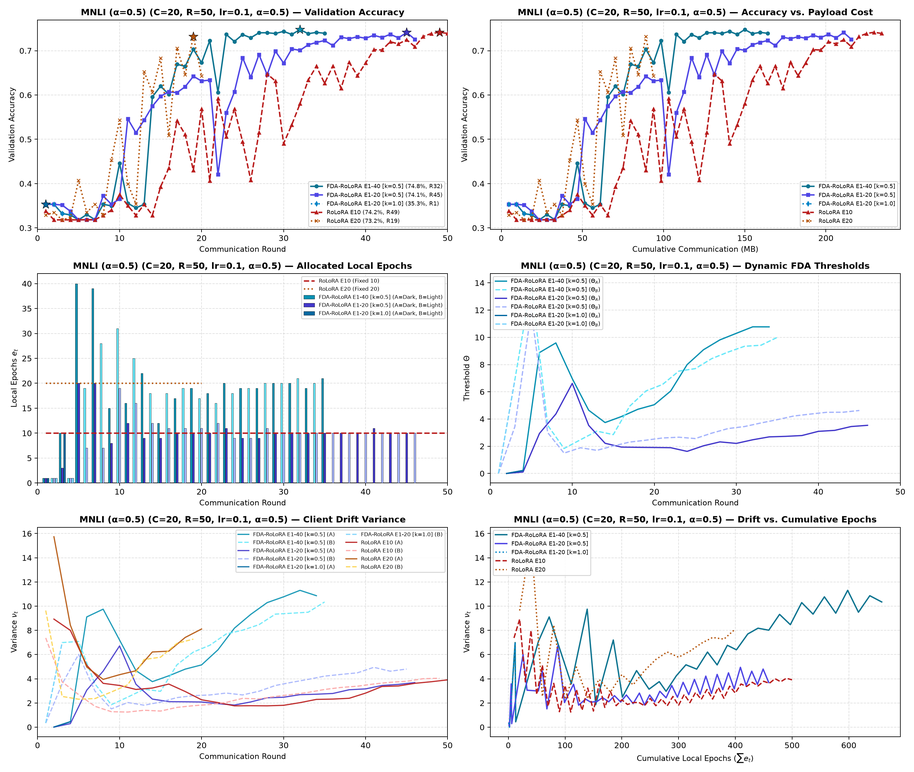
#> input picture thesis/figures/17_MNLI_C20_R50_LR0.1_A0.5_all6_telemetry_stacked.png, 914 x 772 px, shrunk from 2880 x 2430 before the run, found by its file name
$ python test_crop.py
#> lines starting #> are read from the running program, lines starting #| are printed output that depends on the picture
from PIL import Image
import numpy as np

im = Image.open('thesis/figures/17_MNLI_C20_R50_LR0.1_A0.5_all6_telemetry_stacked.png')
#> im is the input picture: PIL image 914x772 RGB; mean R, G, B 240.9, 241.4, 243.5
w, h = im.size
#> w = 914; h = 772

# The 6 subplots in a 3x2 grid:
# row 0: y from 0 to h/3
# row 1: y from h/3 to 2*h/3
# row 2: y from 2*h/3 to h
# col 0: x from 0 to w/2
# col 1: x from w/2 to w

panels = [
    ("1_accuracy", (0, 0, w//2, h//3)),
    ("4_accuracy_vs_cost", (w//2, 0, w, h//3)),
    ("2_allocated_epochs", (0, h//3, w//2, 2*h//3)),
    ("5_fda_threshold", (w//2, h//3, w, 2*h//3)),
    ("3_client_variance", (0, 2*h//3, w//2, h)),
    ("6_variance_vs_epoch", (w//2, 2*h//3, w, h)),
]

import os
os.makedirs('scratch/test_crop_17', exist_ok=True)
for name, bbox in panels:
    crop_im = im.crop(bbox)
    crop_im.save(f'scratch/test_crop_17/17_MNLI_C20_R50_LR0.1_A0.5_{name}.png')
#> this loop made 6 passes
#> pass 1, `crop_im = im.crop(bbox)`:
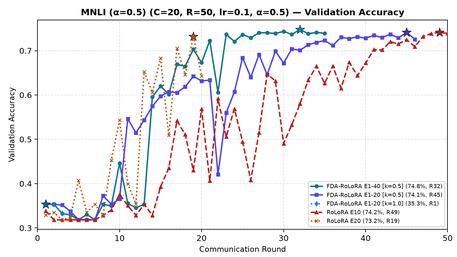
#> crop_im: PIL image 457x257 RGB; mean R, G, B 242.3, 240.6, 242.6
#> pass 2, `crop_im = im.crop(bbox)`:
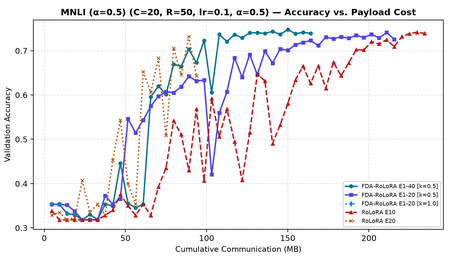
#> crop_im: PIL image 457x257 RGB; mean R, G, B 242.7, 241, 243
#> pass 3, `crop_im = im.crop(bbox)`:
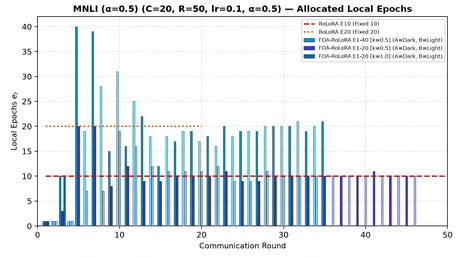
#> crop_im: PIL image 457x257 RGB; mean R, G, B 227.6, 233.5, 238.5
#> after the loop:
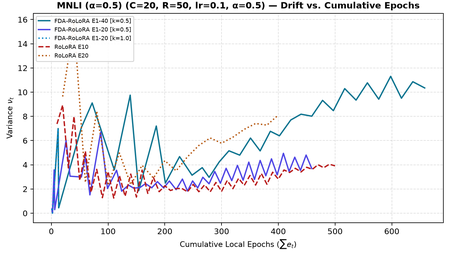
#> crop_im: PIL image 457x258 RGB; mean R, G, B 242.9, 242.8, 244.4
print("Cropped panels saved to scratch/test_crop_17")

$ run again, with thesis/figures/01_MNLI_C20_R50_LR0.1_all6_telemetry_stacked.png copied over thesis/figures/17_MNLI_C20_R50_LR0.1_A0.5_all6_telemetry_stacked.png
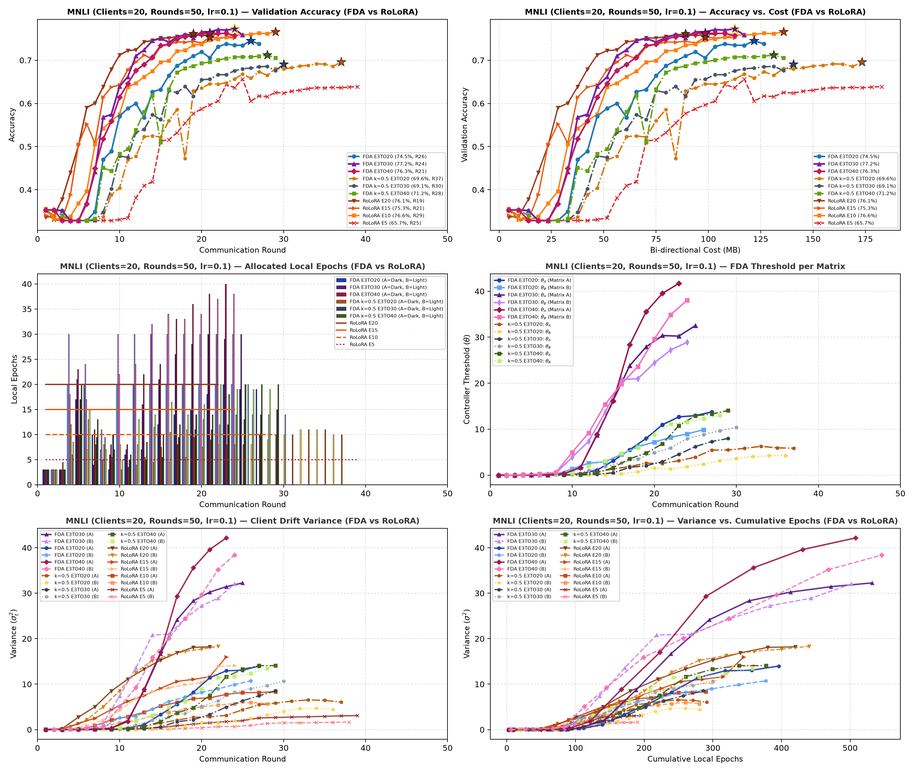
#> input picture thesis/figures/01_MNLI_C20_R50_LR0.1_all6_telemetry_stacked.png, 914 x 772 px, shrunk from 2880 x 2430 before the run, found by its file name
#> im is the input picture: PIL image 914x772 RGBA; mean R, G, B, A 241.4, 238.3, 238.4, 255
#> the loop `for name, bbox in panels:` made 6 passes
#> pass 1, `crop_im = im.crop(bbox)`:
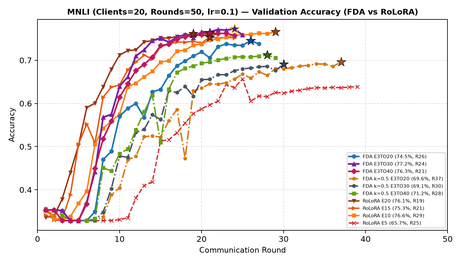
#> crop_im: PIL image 457x257 RGBA; mean R, G, B, A 243.3, 239.4, 238.3, 255
#> after the loop `for name, bbox in panels:`:
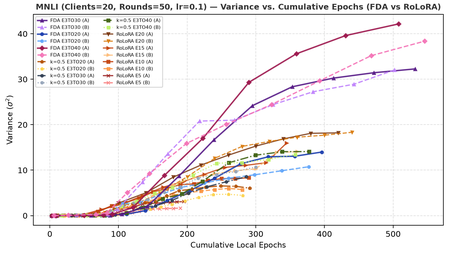
#> crop_im: PIL image 457x258 RGBA; mean R, G, B, A 243.9, 241.2, 241.8, 255

$ run again, with thesis/figures/03_MNLI_C50_R30_LR0.1_all6_telemetry_stacked.png copied over thesis/figures/17_MNLI_C20_R50_LR0.1_A0.5_all6_telemetry_stacked.png
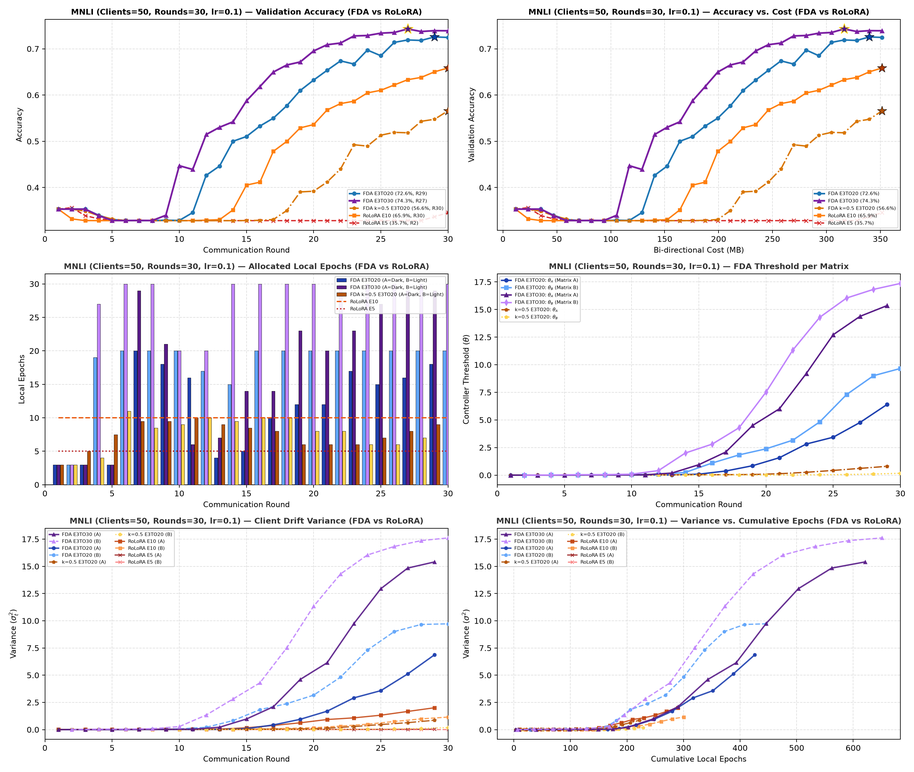
#> input picture thesis/figures/03_MNLI_C50_R30_LR0.1_all6_telemetry_stacked.png, 914 x 772 px, shrunk from 2880 x 2430 before the run, found by its file name
#> im is the input picture: PIL image 914x772 RGBA; mean R, G, B, A 240.4, 238.4, 241.7, 255
#> the loop `for name, bbox in panels:` made 6 passes
#> pass 1, `crop_im = im.crop(bbox)`:
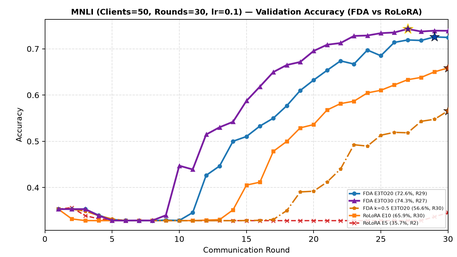
#> crop_im: PIL image 457x257 RGBA; mean R, G, B, A 246, 244.1, 244.5, 255
#> after the loop `for name, bbox in panels:`:
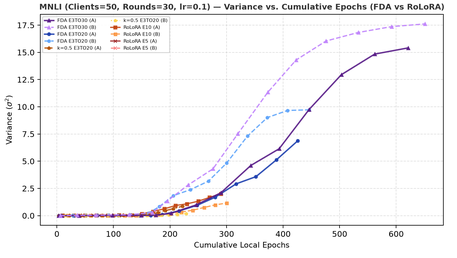
#> crop_im: PIL image 457x258 RGBA; mean R, G, B, A 246.4, 245.6, 246.7, 255

$ run again, with thesis/figures/05_QNLI_C20_R50_LR0.1_all6_telemetry_stacked.png copied over thesis/figures/17_MNLI_C20_R50_LR0.1_A0.5_all6_telemetry_stacked.png
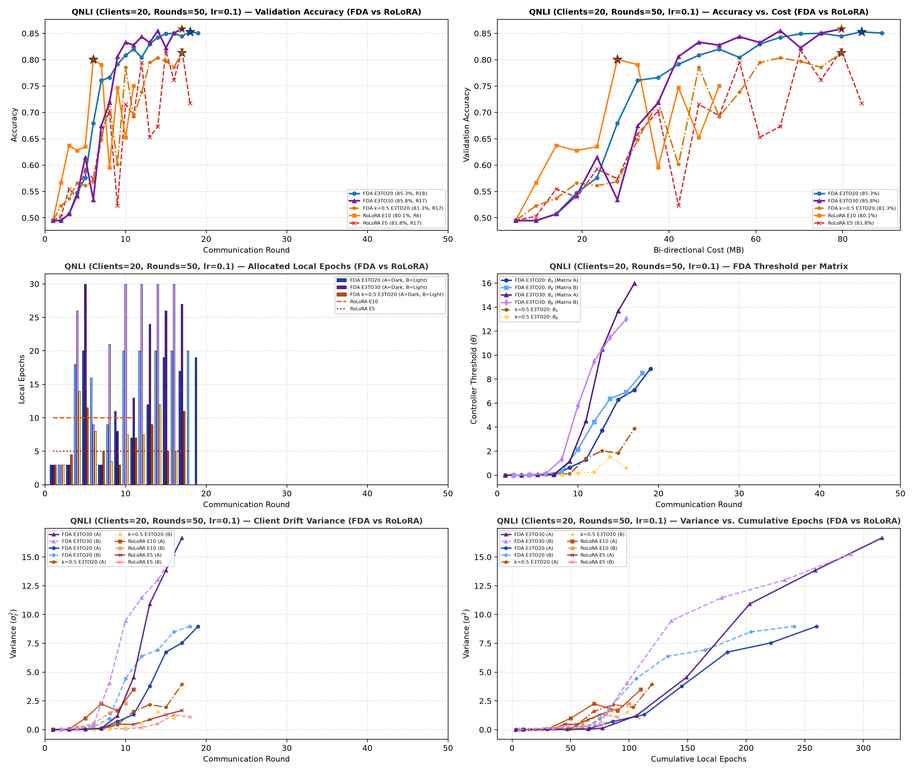
#> input picture thesis/figures/05_QNLI_C20_R50_LR0.1_all6_telemetry_stacked.png, 914 x 772 px, shrunk from 2880 x 2430 before the run, found by its file name
#> im is the input picture: PIL image 914x772 RGBA; mean R, G, B, A 244.6, 243.1, 244.4, 255
#> the loop `for name, bbox in panels:` made 6 passes
#> pass 1, `crop_im = im.crop(bbox)`:
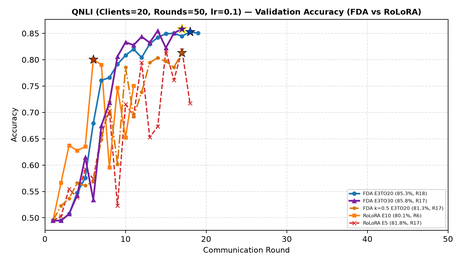
#> crop_im: PIL image 457x257 RGBA; mean R, G, B, A 246.3, 243.7, 243.6, 255
#> after the loop `for name, bbox in panels:`:
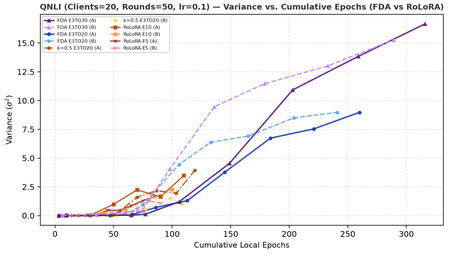
#> crop_im: PIL image 457x258 RGBA; mean R, G, B, A 246.1, 245.3, 246.5, 255
